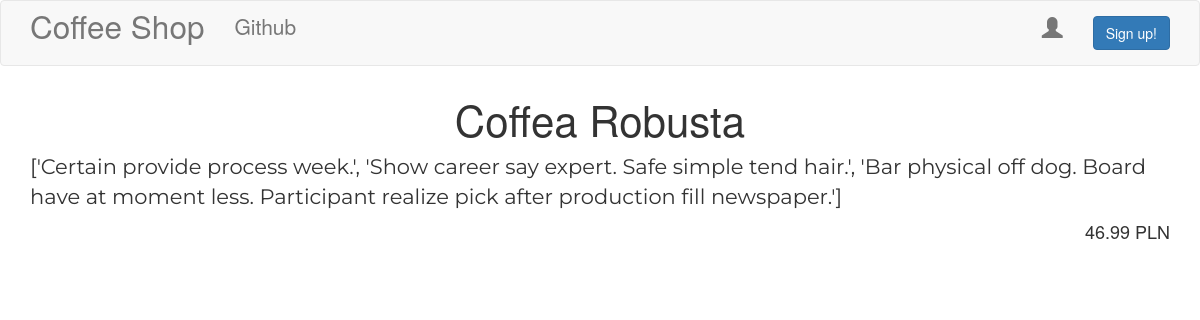
/products/show/5, run on the app's committed database.
### products/models.py (models this page shows, shortened)
class Product(models.Model):
    provider = models.ForeignKey('products.Provider', related_name='products', on_delete=models.DO_NOTHING, null=False)
    title = models.CharField(max_length=120, null=False)
    description = models.TextField(max_length=500)
    price = models.DecimalField(decimal_places=2, max_digits=10, default=19.99)

### products/views.py (the view)
# urls.py: path('show/<int:pk>', views.ProductDetailView.as_view(), name='product_detail'),
class ProductDetailView(DetailView):
    model = Product

### products/templates/products/product_detail.html (shortened to what this page needs)
{% extends 'products_base.html' %}
{% block body_block %}
    <h1 class='producttitle loader'>{{ product.title }}</h1>
    <p class='productcontent' >{{ product.description|safe|linebreaksbr }}</p>
    <h4 class="price">{{ product.price }} PLN</h4>
{% endblock %}

### static/css/base.css (style rules this page uses)
.price { text-align: right; }
.producttitle { font-size: 3em; text-align: center; }
.productcontent { font-family: 'Montserrat'; font-size: 1.5em; }

### data on the page
Product: title "Coffea Robusta", description "['Certain provide process week.', 'Show career say expert. Safe simple tend hair.', 'Bar physical off dog. Board have at moment less. Participant realize pick after production fill newspaper.']", price "46.99"
